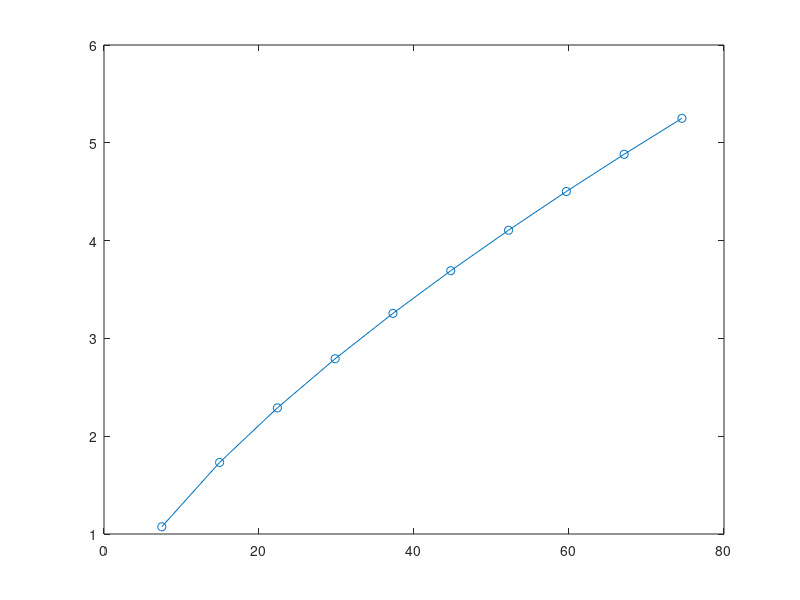

MATLAB code for this plot:
clc;
%SETUP
W=3.52;      %All-up weight of UAV in lbf
N_motors=4;  %Number of motors
n=0.85;      %Average efficiency of motors
RPM=8000;    %Estimated setup RPM

%BATTERY
V=11;        %Selected motor voltage in volts
C=5200;      %Battery cell capacity in mAh

%PROPELLER
D = 10;          %Propeller diameter in inches
Pitch=4.7;       %Propeller pitch in inches
A=0.25*3.14*D^2; %Propeller sweep area in square inches
Aft=A*0.0069;    %Propeller sweep area in square feet

%FULL THROTLE
i=1;
for P_in=0.01:0.01:0.1  
    PL= (P_in*n)/Aft;               %Power loading equation
    TL = 8.6859*power(PL,-0.3107);  %Thrust loading equation
    Lift = TL*(P_in*n);             %Lift per Motor
    LiftTotal = Lift *N_motors;     %Total lift of the UAV
    PinWatt=P_in*745.7;             %Power input to motor in Watts
    disp(PinWatt);
    disp(LiftTotal);
    x(i)=PinWatt;
    y(i)=LiftTotal;
        if LiftTotal > 2*W
            break
        end
    i=i+1;
end
plot(x,y,'Marker','o') ;
xlswrite('1.xls',x);
xlswrite('2.xls',y);

            
Imotor = PinWatt/V;         %Current of motor
Itot = Imotor*N_motors;     %Total UAV current
PoutWatt =PinWatt*n ;       %Power relation involving motor efficiency 
KVreq = RPM /V;             %Required KV of motor
NomKVreq = KVreq/n;         %Nominal KV (labeled) of motorwhich accounts for efficiency
ESCreq = Imotor*1.2;        %Required ESC current for motor

%HOVER
j=1;
for PH_in=0.01:0.01:0.1
    PL_H = (PH_in*n)/Aft;              %Power loading equation for hover
    TL_H = 8.6859*power(PL_H,-0.3107); %Thrust loading equation for hover
    Lift_H = TL_H *(PH_in*n);          %Lift per motor at hover
    Lift_HTotal = Lift_H*N_motors;     %Total lift of the UAV at hover
    PH_inWatt = PH_in*745.7;           %Power input to motor at hover in Watts
    disp(PH_inWatt);
    disp(Lift_HTotal);
        if Lift_HTotal>W
            break
        end
    j=j+1;
end
I_Hmotor = PH_inWatt/V;           %Current of motor at hover
I_Htot = I_Hmotor * N_motors;     %Total hover UAV current
PH_outWatt = PH_inWatt*n;         %Power relation involving motor efficiency

%ENDURANCE
thover = (60 *(C/1000))/I_Htot;        %Hover endurance time based on the battery capacity and motor current with margin of error
tfullthrottle = (60*(C/1000))/Itot;    %Full throttle endurance time based on the battery capacity and motor current with margin of error
taverage =(thover + tfullthrottle)/2;  %Average endurance time;
